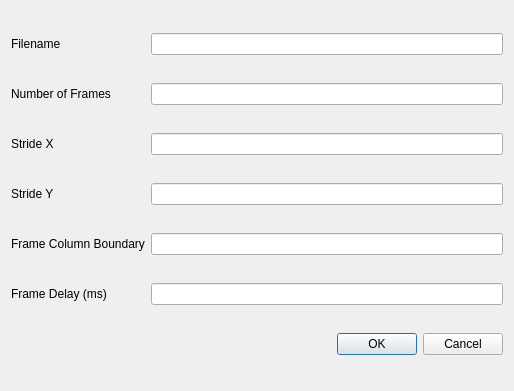
<?xml version="1.0" encoding="UTF-8"?>
<ui version="4.0">
 <class>Dialog</class>
 <widget class="QDialog" name="Dialog">
  <property name="geometry">
   <rect>
    <x>0</x>
    <y>0</y>
    <width>514</width>
    <height>391</height>
   </rect>
  </property>
  <property name="windowTitle">
   <string>Dialog</string>
  </property>
  <layout class="QGridLayout" name="gridLayout">
   <item row="0" column="0">
    <widget class="QLabel" name="label_filename">
     <property name="text">
      <string>Filename</string>
     </property>
    </widget>
   </item>
   <item row="0" column="1">
    <widget class="QLineEdit" name="filenameWidget"/>
   </item>
   <item row="1" column="0">
    <widget class="QLabel" name="label_numberFrames">
     <property name="text">
      <string>Number of Frames</string>
     </property>
    </widget>
   </item>
   <item row="1" column="1">
    <widget class="QLineEdit" name="numberFramesWidget"/>
   </item>
   <item row="2" column="0">
    <widget class="QLabel" name="label_offsetX">
     <property name="text">
      <string>Stride X</string>
     </property>
    </widget>
   </item>
   <item row="2" column="1">
    <widget class="QLineEdit" name="strideXWidget"/>
   </item>
   <item row="3" column="0">
    <widget class="QLabel" name="label_offsetY">
     <property name="text">
      <string>Stride Y</string>
     </property>
    </widget>
   </item>
   <item row="3" column="1">
    <widget class="QLineEdit" name="strideYWidget">
     <property name="text">
      <string/>
     </property>
    </widget>
   </item>
   <item row="4" column="0">
    <widget class="QLabel" name="label_frameColumnBoundary">
     <property name="text">
      <string>Frame Column Boundary</string>
     </property>
    </widget>
   </item>
   <item row="4" column="1">
    <widget class="QLineEdit" name="frameColumnBoundaryWidget">
     <property name="toolTip">
      <string>Which frame, relative to the starting offset, forms the column boundary.  After this frame is reached then the next row is considered.</string>
     </property>
    </widget>
   </item>
   <item row="5" column="0">
    <widget class="QLabel" name="label_frameDelay">
     <property name="text">
      <string>Frame Delay (ms)</string>
     </property>
    </widget>
   </item>
   <item row="5" column="1">
    <widget class="QLineEdit" name="frameDelayWidget">
     <property name="text">
      <string/>
     </property>
    </widget>
   </item>
   <item row="6" column="1">
    <widget class="QDialogButtonBox" name="buttonBox">
     <property name="orientation">
      <enum>Qt::Horizontal</enum>
     </property>
     <property name="standardButtons">
      <set>QDialogButtonBox::Cancel|QDialogButtonBox::Ok</set>
     </property>
    </widget>
   </item>
  </layout>
 </widget>
 <resources/>
 <connections>
  <connection>
   <sender>buttonBox</sender>
   <signal>accepted()</signal>
   <receiver>Dialog</receiver>
   <slot>accept()</slot>
   <hints>
    <hint type="sourcelabel">
     <x>248</x>
     <y>254</y>
    </hint>
    <hint type="destinationlabel">
     <x>157</x>
     <y>274</y>
    </hint>
   </hints>
  </connection>
  <connection>
   <sender>buttonBox</sender>
   <signal>rejected()</signal>
   <receiver>Dialog</receiver>
   <slot>reject()</slot>
   <hints>
    <hint type="sourcelabel">
     <x>316</x>
     <y>260</y>
    </hint>
    <hint type="destinationlabel">
     <x>286</x>
     <y>274</y>
    </hint>
   </hints>
  </connection>
 </connections>
</ui>
